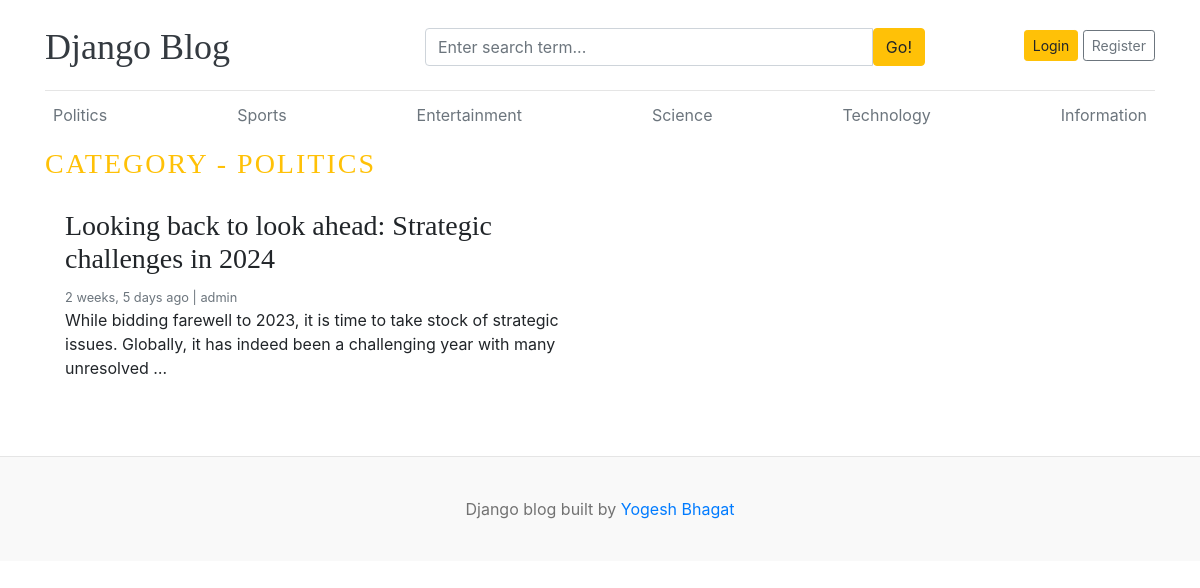
Page /blog/1/ on the committed database.
### blogs/models.py (models this page shows, shortened)
class Category(models.Model):
    category_name = models.CharField(max_length=50)
    created_at = models.DateTimeField(auto_now_add=True)
    updated_at = models.DateTimeField(auto_now = True)
    class Meta:
        verbose_name_plural = 'Categories'
    def __str__(self):
        return self.category_name

class Blog(models.Model):
    title = models.CharField(max_length=100)
    slug = models.SlugField(max_length=150, unique=True, blank=True)
    category = models.ForeignKey(Category, on_delete=models.CASCADE)
    author = models.ForeignKey(User, on_delete=models.CASCADE)
    image = models.ImageField(upload_to='uploads/%Y/%m/%d')
    short_description = models.TextField(max_length=500)
    blog_body = models.TextField(max_length=5000)
    status = models.CharField(max_length=20, choices=STATUS_CHOICES, default='Draft')
    is_featured = models.BooleanField(default=False)
    created_at = models.DateTimeField(auto_now_add=True)
    updated_at = models.DateTimeField(auto_now=True)

### blogs/views.py (the view)
# urls.py: path('<int:category_id>/', views.blogs_by_category, name='blogs_by_category'),
def blogs_by_category(request, category_id):
    blogs = Blog.objects.filter(category = category_id, status='Published').order_by('-created_at')
    category = get_object_or_404(Category, id=category_id)
    context = {
        'blogs':blogs,
        'category':category,
    }
    return render (request, 'blogs_by_category.html', context)

### blogs/context_processors.py (called while the page is built)
def get_categories(request):
    categories = Category.objects.all()
    return dict(categories=categories)

def get_social_links(request):
    social_links = SocialLink.objects.all()
    return dict(social_links=social_links)

### templates/blogs_by_category.html (shortened to what this page needs)
{% extends 'base.html' %}
{% block content %}
{% if blogs %}
  <h3 class="text-uppercase text-warning" style="letter-spacing: 2px;">Category - {{category}}</h3>
    <div class="row mb-2">
      {% for blog in blogs %}
        <div class="col-md-6">
          <div class="card border-0" >
            <div class="card-body">
              <h3>{{blog.title}}</h3>
              <small class="mb-1 text-muted">{{blog.created_at | timesince}} ago | {{blog.author}}</small>
              <p class="card-text">{{blog.short_description | truncatewords:25}}</p>
            </div>
          </div>
        </div>
      {% endfor %}
{% else %}
  <h3 class="text-uppercase text-warning" style="letter-spacing: 2px;" >No blogs found.</h3>
{% endif %}
  </div>
    </div>
{% endblock %}

### templates/base.html (shortened to what this page needs)
{% load static %}
<!DOCTYPE html>
<html lang="en">
<head>
    <link href="https://getbootstrap.com/docs/4.0/dist/css/bootstrap.min.css" rel="stylesheet">
    <link rel="stylesheet" href="https://cdnjs.cloudflare.com/ajax/libs/font-awesome/4.7.0/css/font-awesome.min.css">
    <link href="{% static 'css/blog.css' %}" rel="stylesheet">
  </head>
<body>
    <div class="container">
      <header class="blog-header py-3">
        <div class="row flex-nowrap justify-content-between align-items-center">
          <div class="col-4 pt-1">
            <a class="blog-header-logo text-dark" href="/">Django Blog</a>
          </div>
          <div class="col-4 pt-1">
            <form action="{% url 'search' %}" method="GET">
              <div class="input-group">
                <input class="form-control" type="text" name="keyword" value="{{keyword}}" placeholder="Enter search term..." aria-label="Enter search term..." aria-describedby="button-search" />
                <button type="submit" class="btn btn-warning" id="button-search" type="button">Go!</button>
            </div>
            </form>
          </div>
          <div class="col-4 d-flex justify-content-end align-items-center">
            {% if not user.is_authenticated %}
            <a class="btn btn-sm btn-warning" href="{% url 'login' %}">Login</a> &nbsp;
            <a class="btn btn-sm btn-outline-secondary" href="{% url 'register' %}">Register</a>
            {% else %}
            {% if perms.blogs.change_blog %}
            <a href="{% url 'dashboard' %}" class="btn btn-warning">Dashboard</a>
            &emsp;
            {% endif %}
            <a href="{% url 'logout' %}" class="btn btn-warning">Logout</a>
            {% endif %}
          </div>
        </div>
      </header>
      <div class="nav-scroller py-1 mb-2">
        <nav class="nav d-flex justify-content-between">
          {% for category in categories %}
          <a class="p-2 text-muted" href="{%url 'blogs_by_category' category.id%}">{{category.category_name}}</a>
          {% endfor %}
        </nav>
      </div>
{% block content %}
{% endblock %}
<br><br>
<footer class="blog-footer">
  <p>Django blog built  by <a href="#">Yogesh Bhagat</a></p>
</footer>
</body>
</html>

### blog_main/static/css/blog.css (style rules this page uses)
.blog-header { border-bottom: 1px solid #e5e5e5; }
.blog-header-logo { font-family: "Playfair Display", Georgia, "Times New Roman", serif; font-size: 2.25rem; }
h1, h2, h3, h4, h5, h6 { font-family: "Playfair Display", Georgia, "Times New Roman", serif; }
.blog-footer { padding: 2.5rem 0; color: #727272; text-align: center; background-color: #f9f9f9; border-top: .05rem solid #e5e5e5; }
.blog-footer p:last-child { margin-bottom: 0; }

### templates/base.html (style rules this page uses)
@media (min-width: 768px) { form { width: 500px; } }

### rows in the picture
Category: category_name "Politics", category_name "POLITICS"
Category: category_name "Sports"
Category: category_name "Entertainment"
Category: category_name "Science"
Category: category_name "Technology"
Category: category_name "Information"
Blog: title "Looking back to look ahead: Strategic challenges in 2024", created_at "2 weeks, 5 days", author "admin", short_description "While bidding farewell to 2023, it is time to take stock of strategic issues. Globally, it has indeed been a challenging year with many unresolved …"
